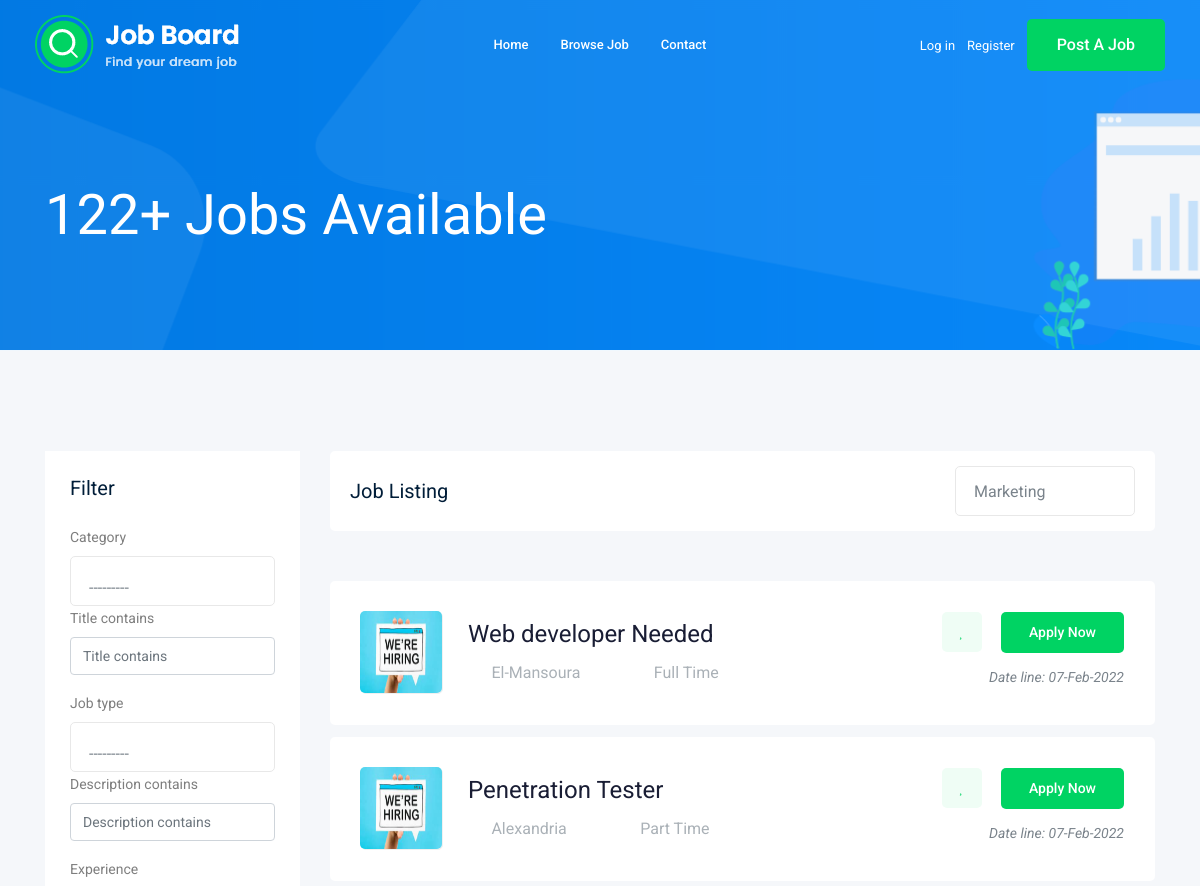
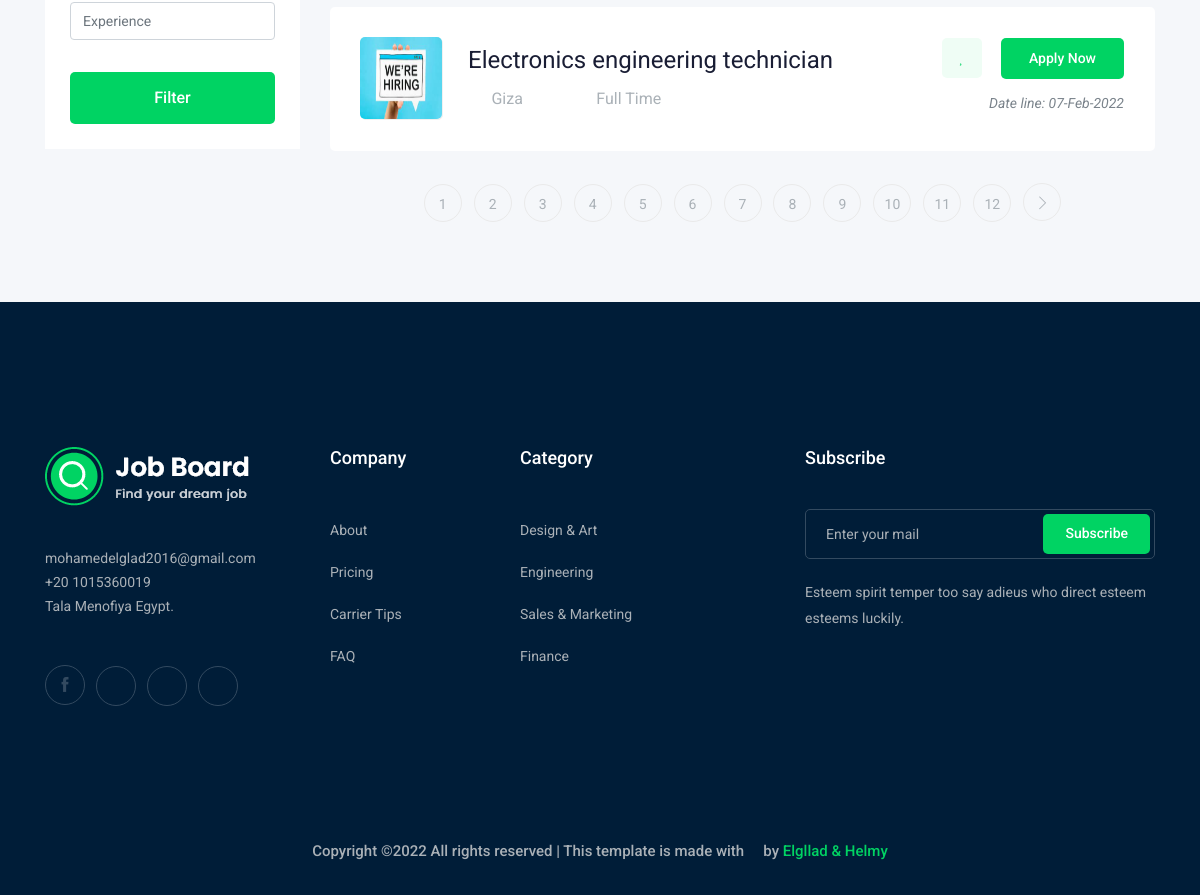
Screenshot of /jobs/ with the database file from the repository (2 pictures, top to bottom).
### job/models.py (models this page shows, shortened)
class Job(models.Model):            #table
    owner = models.ForeignKey(User,related_name='job_owner',on_delete=CASCADE)   # column                                     #column
    title = models.CharField(max_length=40)
    location = models.CharField(max_length=30)
    job_type = models.CharField(max_length=15,choices=JOB_TYPE)
    description = RichTextField()
    published_at = models.DateTimeField(auto_now_add=True)
    vacancy = models.IntegerField(default=1)
    salary = models.IntegerField(default=0)
    experience = models.IntegerField(default=0)
    category = models.ForeignKey('Category',on_delete=CASCADE)
    img = models.ImageField(upload_to=image_upload,blank=True,null=True)
    slug = models.SlugField(blank=True,null=True)

### job/views.py (the view)
# urls.py: path('jobs/',views.job_list,name='job_list'),
def job_list(request):
    job_list = Job.objects.all()
    myfilter = JobFilter(request.GET,queryset=job_list)
    job_list = myfilter.qs
    paginator = Paginator(job_list, 3) # Show 3 contacts per page.
    page_number = request.GET.get('page')
    page_obj = paginator.get_page(page_number)
    context = {
        'jobs' : page_obj,       # jobs in Template Name
        'myfilter':myfilter,
    }
    return render(request,'job/job_list.html',context)

### job/models.py (called while the page is built)
    def __str__(self):
        return self.name

### nnotification/context_processors.py (called while the page is built)
def notifications(request):
    if request.user.is_authenticated:
        return {'notifications': request.user.notifications.filter(is_read=False)}
    else:
        return {'notifications': []}

### job/templates/job/job_list.html (shortened to what this page needs)
{% extends 'base.html' %}
{% load static %}
{% load bootstrap4 %}
{% block body %}
    <div class="bradcam_area bradcam_bg_1">
        <div class="container">
            <div class="row">
                <div class="col-xl-12">
                    <div class="bradcam_text">
                        <h3>122+ Jobs Available</h3>
                    </div>
                </div>
            </div>
        </div>
    </div>
    <div class="job_listing_area plus_padding ">
        <div class="container ">
            <div class="row ">
                <div class="col-lg-3 ">
                    <div class="job_filter white-bg ">
                        <div class="form_inner white-bg ">
                            <h3>Filter</h3>
                            <form method="GET">
                                {%bootstrap_form myfilter.form%}
                                <input type="submit" value="Filter" class='boxed-btn3 w-100 mt-3'>
                            </form>
                        </div>
                    </div>
                </div>
                <div class="col-lg-9">
                    <div class="recent_joblist_wrap">
                        <div class="recent_joblist white-bg ">
                            <div class="row align-items-center">
                                <div class="col-md-6">
                                    <h4>Job Listing</h4>
                                </div>
                                <div class="col-md-6">
                                    <div class="serch_cat d-flex justify-content-end">
                                    </div>
                                </div>
                            </div>
                        </div>
                    </div>
                    <div class="job_lists" >
                        <div class="row">
                            {% for job in jobs %}
                            <div class="col-lg-12 col-md-12">
                                <div class="single_jobs white-bg d-flex justify-content-between">
                                    <div class="jobs_left d-flex align-items-center">
                                        <div class="thumb">
                                            {% if job.img %}
                                            <img style="
                                            width: 82px;
                                            height: 82px;
                                            position: absolute;
                                            top: 30px;
                                            left: 45px;
                                            border-radius:5px;" src="{{job.img.url}}" alt="">
                                            {% else %}
                                            <img style="
                                            width: 82px;
                                            height: 82px;
                                            position: absolute;
                                            top: 30px;
                                            left: 45px;
                                            border-radius:5px;" src="{% static 'hirejob/index.jpg' %}" alt="">
                                            {% endif %}
                                        </div>
                                        <div class="jobs_conetent">
                                            <a href="{% url 'jobs:job_detail' job.slug %}"><h4>{{ job.title }}</h4></a>
                                            <div class="links_locat d-flex align-items-center">
                                                <div class="location">
                                                    <p> <i class="fa fa-map-marker"></i> {{job.location}}</p>
                                                </div>
                                                <div class="location">
                                                    <p> <i class="fa fa-clock-o"></i> {{job.job_type}}</p>
                                                </div>
                                            </div>
                                        </div>
                                    </div>
                                    <div class="jobs_right">
                                        <div class="apply_now">
                                            <a class="heart_mark" href="{% url 'jobs:job_detail' job.slug %}"> <i class="fa fa-heart"></i> </a>
                                            <a href="{% url 'jobs:job_detail' job.slug %}" class="boxed-btn3">Apply Now</a>
                                        </div>
                                        <div class="date">
                                            <p>Date line: {{job.published_at|date:'d-M-Y'}}</p>
                                        </div>
                                    </div>
                                </div>
                            </div>
                            {% endfor %}
                        </div>
                        {% if jobs.has_other_pages %}
                            <div class="row">
                                <div class="col-lg-12">
                                    <div class="pagination_wrap">
                                        <ul>
                                            {% for i in jobs.paginator.page_range  %}
                                                <li><a href="?page={{i}}"><span>{{i}}</span></a></li>
                                            {% endfor %}
                                            {% if jobs.has_next %}
                                                <li><a href="?page={{jobs.next_page_number}}"> <i class="ti-angle-right"></i> </a></li>
                                            {%endif %}
                                        </ul>
                                    </div>
                                </div>
                            </div>
                        {% endif %}
                    </div>
                </div>
            </div>
        </div>
    </div>
{% endblock body %}

### rows the page displays
Job: title "Web developer Needed", location "El-Mansoura", job_type "Full Time", published_at "07-Feb-2022"
Job: title "Penetration Tester", location "Alexandria", job_type "Part Time", published_at "07-Feb-2022"
Job: title "Electronics engineering technician", location "Giza", job_type "Full Time", published_at "07-Feb-2022"

### other values shown
{{ i }} "1" "2" "3" "4" "5" "6" "7" "8" "9" "10" "11" "12"
